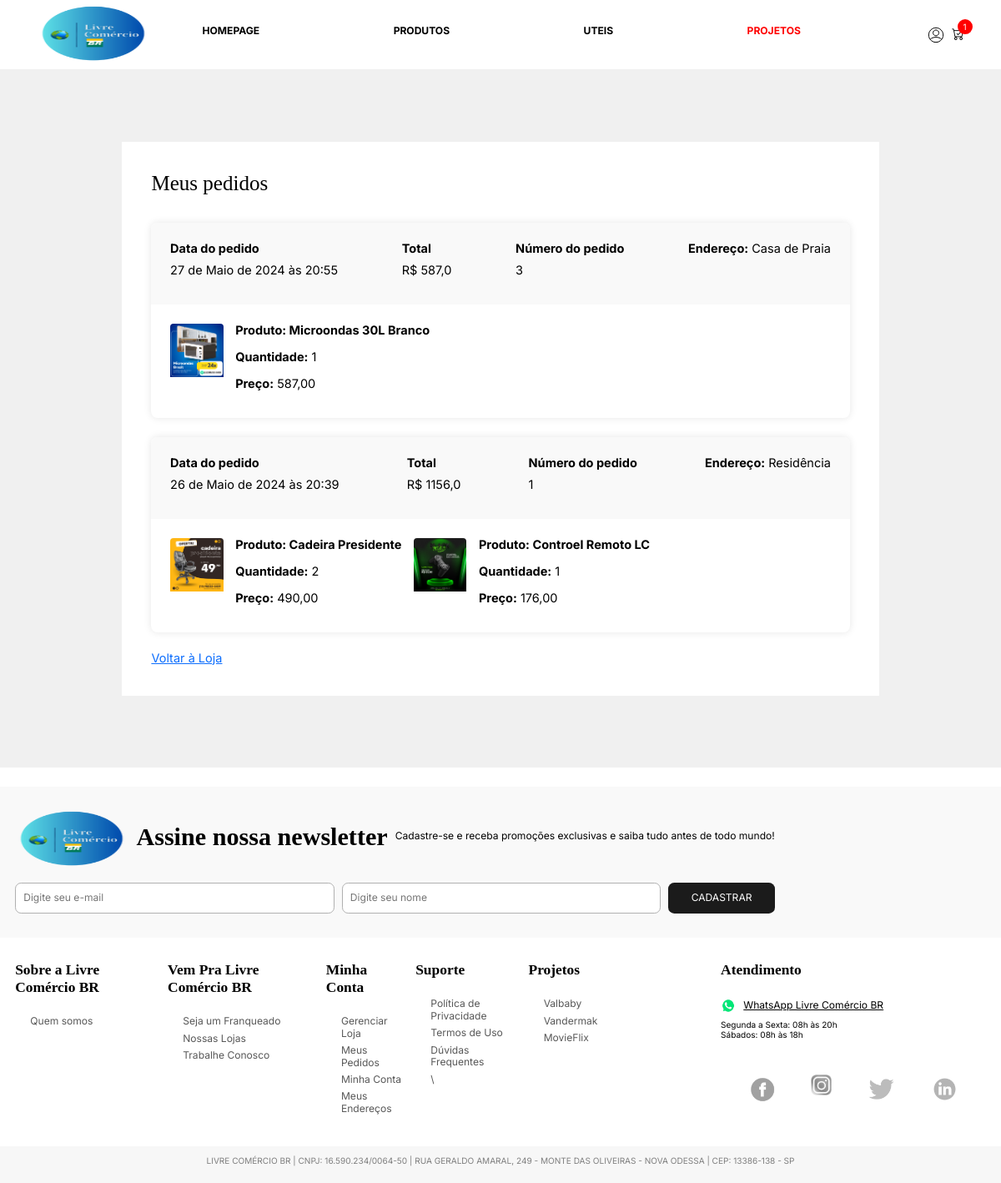
Page /auth/meus_pedidos/ (signed in) on the committed database.
### store/models.py (models this page shows, shortened)
class Pedido(models.Model):
    cliente = models.ForeignKey(
        Cliente, on_delete=models.SET_NULL, blank=True, null=True)
    codigo_transacao = models.CharField(max_length=150, blank=True, null=True)
    finalizado = models.BooleanField(default=False)
    endereco = models.ForeignKey(
        Endereco, on_delete=models.SET_NULL, blank=True, null=True)
    data_finalizacao = models.DateTimeField(blank=True, null=True)
    @property
    def total(self):
        itens_carrinho = Carrinho.objects.filter(pedido__id=self.id)
        total_carrinho = sum(
            [item.subtotal for item in itens_carrinho])
        return total_carrinho
    @property
    def itens(self):
        itens_pedido = Carrinho.objects.filter(pedido__id=self.id)
        return itens_pedido

class Carrinho(models.Model):
    item_estoque = models.ForeignKey(
        Estoque, on_delete=models.SET_NULL, related_name="item_produto", blank=True, null=True)
    quantidade = models.IntegerField(blank=True, null=True, default=0)
    pedido = models.ForeignKey(
        Pedido, on_delete=models.CASCADE, related_name="itens_do_pedido", blank=True, null=True)
    def __str__(self):
        if self.pedido:
            pedido_id = str(self.pedido.id)
        else:
            pedido_id = "None"
        return f"Nº Pedido: {pedido_id} -  Cliente: {self.pedido.cliente} - Produto: {self.item_estoque.produto.nome} - Cor: {self.item_estoque.cor} - Tamanho: {self.item_estoque.tamanho}"
    @property
    def subtotal(self):
        return self.quantidade * float(self.item_estoque.produto.preco)

class Estoque(models.Model):
    produto = models.ForeignKey(
        Produto, on_delete=models.SET_NULL, blank=True, null=True)
    cor = models.ForeignKey(Cor, on_delete=models.SET_NULL, blank=True,
                            null=True)  # (amarelo, azul, preto)
    tamanho = models.CharField(max_length=5, blank=True, null=True)
    estoque_disponivel = models.IntegerField(blank=True, null=True, default=0)

class Produto(models.Model):
    nome = models.CharField(max_length=150)
    imagem = models.ManyToManyField(Imagem,
                                    related_name='imagens_produto', blank=True)
    preco = models.DecimalField(
        max_digits=10, decimal_places=2, blank=True, null=True)
    descricao = models.TextField(blank=True, null=True)
    ativo = models.BooleanField(default=True)
    categoria = models.ForeignKey(
        Categoria, on_delete=models.SET_NULL, blank=True, null=True)
    tipo = models.ForeignKey(
        Tipo, on_delete=models.SET_NULL, blank=True, null=True)

class Endereco(models.Model):
    nome_endereco = models.CharField(max_length=150, blank=True, null=True)
    recebedor = models.CharField(max_length=150, blank=True, null=True)
    rua = models.CharField(max_length=150, blank=True, null=True)
    cep = models.CharField(max_length=32, blank=True, null=True)
    numero = models.IntegerField(blank=True, null=True, default=0)
    ponto_referencia = models.CharField(max_length=200, blank=True, null=True)
    bairro = models.CharField(max_length=50, blank=True, null=True)
    cidade = models.CharField(max_length=32, blank=True, null=True)
    estado = models.CharField(max_length=32, blank=True, null=True)
    cliente = models.ForeignKey(Cliente, on_delete=models.SET_NULL,
                                related_name='endereco_cliente', blank=True, null=True)

class Imagem(models.Model):
    img = models.ImageField(upload_to='fotos_produtos', blank=True, null=True)
    def __str__(self) -> str:
        return self.img.url

### loja_app/views.py (the view)
# urls.py: path('meus_pedidos/', meus_pedidos, name='meus_pedidos'),
@login_required
def meus_pedidos(request):
    if not request.user.is_authenticated:
        messages.add_message(request, constants.WARNING,
                             "Faça login para acessar os seus pedidos")
        return redirect("produtos")
    pedidos = Pedido.objects.filter(
        finalizado=True, cliente_id=request.user.cliente).order_by("-data_finalizacao")
    if pedidos:
        for pedido in pedidos:
            produtos = pedido.itens
            print(produtos)
    else:
        produtos = None
        messages.add_message(request, constants.WARNING,
                             "Você não possui nenhum pedido")
    context = {"pedidos": pedidos, "produtos": produtos}
    return render(request, 'meus_pedidos.html', context)

### loja_app/models.py (called while the page is built)
    def __str__(self) -> str:
        return str(self.nome)

### store/models.py (called while the page is built)
    def __str__(self) -> str:
        return str(self.nome)

    def __str__(self):
        return str(self.nome)

### store/new_contexts.py (called while the page is built, shortened)
def shopping_cart(request):
    qtd_prod_carrinho = 0
    if request.user.is_authenticated:
        cliente = request.user.cliente
    pedido, criado = Pedido.objects.get_or_create(
        cliente=cliente, finalizado=False)
    """Agora preciso saber quais são os itens do pedido"""
    itens_carrinho = Carrinho.objects.filter(pedido=pedido)
    """Posso ter um pedido com apenas 1 produto, porém, sendo 5 produtos do mesmo produto"""
    for item in itens_carrinho:
        qtd_prod_carrinho += item.quantidade
    return {"qtd_prod_carrinho": qtd_prod_carrinho}

def categorias_tipos(request):
    categorias_navegacao = Categoria.objects.all()
    tipos_navegacao = Tipo.objects.all()
    return {"categorias_navegacao": categorias_navegacao, "tipos_navegacao": tipos_navegacao}

def equipe_vendas(request):
    vendas = False
    if request.user.is_authenticated:
        if request.user.groups.filter(name="vendas").exists():
            vendas = True
    return {"vendas": vendas}

### loja_app/templates/meus_pedidos.html (shortened to what this page needs)
{% extends 'base_geral.html' %}
{% load static %}
{% block 'body' %}
<main class="principal">
    <section class="conta">
        <div class="conta__container">
            <div class="checkout__titulos">
                <p class="checkout__titulo">Meus pedidos</p>
            </div>
            {% for pedido in pedidos %}
            <div class="pedido">
                <div class="pedido__cabecalho">
                    <div>
                        <p><b>Data do pedido</b></p>
                        <p>{{pedido.data_finalizacao}}</p>
                    </div>
                    <div>
                        <p><b>Total</b></p>
                        <p>R$ {{pedido.total}}</p>
                    </div>
                    <div>
                        <p><b>Número do pedido</b></p>
                        <p>{{pedido.id}}</p>
                    </div>
                    <div>
                        <p><b>Endereço:</b> {{pedido.endereco.nome_endereco}}</p>
                    </div>
                </div>
                <div class="pedido__corpo">
                    {% for item in pedido.itens %}
                    <div class="tabela__imagem">
                        <img src="{{ item.item_estoque.produto.imagem.all.0 }}"
                            alt="{{item.item_estoque.produto.nome}}" />
                    </div>
                    <div class="tabela__produto-textos">
                        <p><b>Produto: {{item.item_estoque.produto.nome}}</b></p>
                        <p><b>Quantidade:</b> {{item.quantidade}}</p>
                        <p><b>Preço:</b> {{item.item_estoque.produto.preco}}</p>
                    </div>
                    {% endfor %}
                </div>
            </div>
            {% endfor %}
            <div>
                <a href="{% url 'produtos' %}">Voltar à Loja</a>
            </div>
        </div>
    </section>
</main>
{% endblock %}

### templates/static/store/css/style.comp.css (style rules this page uses)
* { margin: 0; padding: 0; box-sizing: border-box; }
html { font-size: 62.5%; }
@media (max-width: 80em) { html { font-size: 56.75%; } }
body { font-family: Inter, sans-serif; font-size: 1.6rem; line-height: 1.2; color: #000; background-color: #fff; }
img { width: 100%; max-width: 100%; display: block; }
.principal { display: flex; flex-flow: column nowrap; align-items: stretch; justify-content: start; gap: 2.5rem; }
.tabela__imagem { max-width: 7rem; }
.tabela__produto-textos { display: flex; flex-flow: column nowrap; align-items: stretch; justify-content: start; gap: 0.6rem; }
.checkout__titulos { display: flex; flex-flow: column nowrap; align-items: start; justify-content: start; gap: 0.6rem; }
.checkout__titulo { font-family: serif; font-size: 2.76rem; }
.conta { display: flex; flex-flow: column nowrap; align-items: start; justify-content: start; gap: 3.12rem; padding: 9.54rem 3.12rem; background-color: #f0f0f0; }
.conta__container { display: flex; flex-flow: column nowrap; align-items: start; justify-content: start; gap: 2.5rem; padding: 3.9rem; background-color: #fff; width: 80%; max-width: 100rem; margin: auto; }
.pedido { border-radius: 8px; box-shadow: 0 0 1rem 0 rgba(0, 0, 0, 0.1); width: 100%; }
.pedido__cabecalho { display: flex; flex-flow: row nowrap; align-items: stretch; justify-content: space-between; gap: 0.6rem; background-color: #f9f9f9; padding: 2.5rem; border-top-right-radius: 8px; border-top-left-radius: 8px; }
.pedido__corpo { display: flex; flex-flow: row nowrap; align-items: stretch; justify-content: start; gap: 1.6rem; padding: 2.5rem; border-bottom-right-radius: 8px; border-bottom-left-radius: 8px; }
.pedido__corpo .tabela__imagem { border-radius: 4px; overflow: hidden; }

### rows in the picture
Pedido: data_finalizacao "27 de Maio de 2024 às 20:55", total "587,0", id "3", endereco.nome_endereco "Casa de Praia"
Carrinho: item_estoque.produto.imagem.all.0 (picture), item_estoque.produto.nome "Microondas 30L Branco", quantidade "1", item_estoque.produto.preco "587,00"
Pedido: data_finalizacao "26 de Maio de 2024 às 20:39", total "1156,0", id "1", endereco.nome_endereco "Residência"
Carrinho: item_estoque.produto.imagem.all.0 (picture), item_estoque.produto.nome "Cadeira Presidente", quantidade "2", item_estoque.produto.preco "490,00"
Carrinho: item_estoque.produto.imagem.all.0 (picture), item_estoque.produto.nome "Controel Remoto LC", quantidade "1", item_estoque.produto.preco "176,00"

### other values in the picture
{{ qtd_prod_carrinho }} "1"
